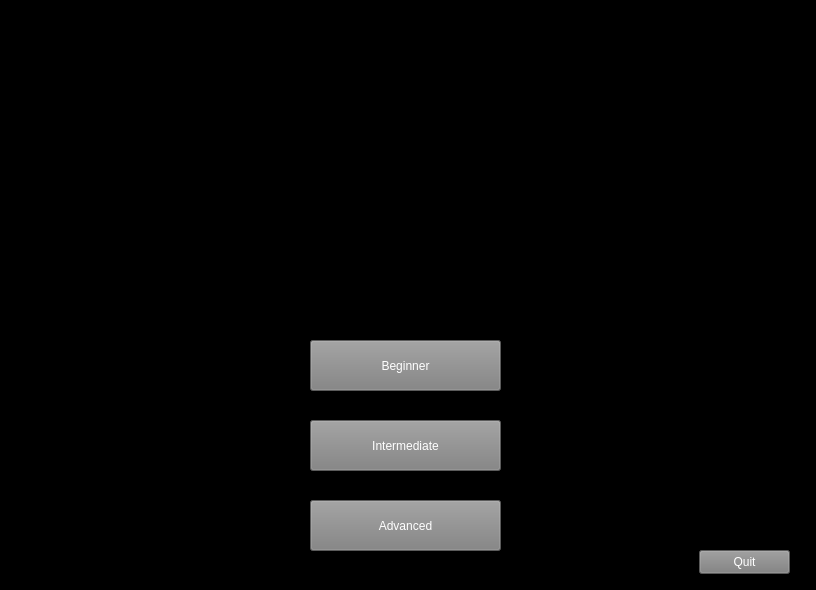
<?xml version="1.0" encoding="UTF-8"?>
<ui version="4.0">
 <class>MainWindow</class>
 <widget class="QMainWindow" name="MainWindow">
  <property name="geometry">
   <rect>
    <x>0</x>
    <y>0</y>
    <width>816</width>
    <height>590</height>
   </rect>
  </property>
  <property name="windowTitle">
   <string>MainWindow</string>
  </property>
  <property name="styleSheet">
   <string notr="true">QMainWindow
{
background-color:black;
}</string>
  </property>
  <widget class="QWidget" name="centralwidget">
   <widget class="QStackedWidget" name="stackedWidget">
    <property name="geometry">
     <rect>
      <x>0</x>
      <y>0</y>
      <width>801</width>
      <height>581</height>
     </rect>
    </property>
    <property name="styleSheet">
     <string notr="true">background-image: url(:/img/img/main.png);</string>
    </property>
    <property name="currentIndex">
     <number>1</number>
    </property>
    <widget class="QWidget" name="page">
     <widget class="QGroupBox" name="groupBox_BackGround">
      <property name="geometry">
       <rect>
        <x>0</x>
        <y>0</y>
        <width>800</width>
        <height>400</height>
       </rect>
      </property>
      <property name="title">
       <string/>
      </property>
     </widget>
    </widget>
    <widget class="QWidget" name="page_2">
     <widget class="QPushButton" name="btn_beg">
      <property name="geometry">
       <rect>
        <x>310</x>
        <y>340</y>
        <width>191</width>
        <height>51</height>
       </rect>
      </property>
      <property name="styleSheet">
       <string notr="true">QPushButton
{
background-color:gray;
color:white;
font: 25pt &quot;Fixedsys&quot;;
}

QPushButton:Hover
{
background-color:rgb(100, 100, 100);
color:white;
font: 25pt &quot;Fixedsys&quot;;
}

QPushButton:pressed
{
background-color:rgb(75, 75, 75);
color:white;
font: 25pt &quot;Fixedsys&quot;;
}</string>
      </property>
      <property name="text">
       <string>Beginner</string>
      </property>
     </widget>
     <widget class="QPushButton" name="btn_int">
      <property name="geometry">
       <rect>
        <x>310</x>
        <y>420</y>
        <width>191</width>
        <height>51</height>
       </rect>
      </property>
      <property name="styleSheet">
       <string notr="true">QPushButton
{
background-color:gray;
color:white;
font: 25pt &quot;Fixedsys&quot;;
}

QPushButton:Hover
{
background-color:rgb(100, 100, 100);
color:white;
font: 25pt &quot;Fixedsys&quot;;
}

QPushButton:pressed
{
background-color:rgb(75, 75, 75);
color:white;
font: 25pt &quot;Fixedsys&quot;;
}</string>
      </property>
      <property name="text">
       <string>Intermediate</string>
      </property>
     </widget>
     <widget class="QPushButton" name="btn_adv">
      <property name="geometry">
       <rect>
        <x>310</x>
        <y>500</y>
        <width>191</width>
        <height>51</height>
       </rect>
      </property>
      <property name="styleSheet">
       <string notr="true">QPushButton
{
background-color:gray;
color:white;
font: 25pt &quot;Fixedsys&quot;;
}

QPushButton:Hover
{
background-color:rgb(100, 100, 100);
color:white;
font: 25pt &quot;Fixedsys&quot;;
}

QPushButton:pressed
{
background-color:rgb(75, 75, 75);
color:white;
font: 25pt &quot;Fixedsys&quot;;
}</string>
      </property>
      <property name="text">
       <string>Advanced</string>
      </property>
     </widget>
     <widget class="QLabel" name="imageLabel">
      <property name="geometry">
       <rect>
        <x>-250</x>
        <y>-30</y>
        <width>1341</width>
        <height>361</height>
       </rect>
      </property>
      <property name="styleSheet">
       <string notr="true">image: url(:/img/img/logo.png);</string>
      </property>
      <property name="text">
       <string/>
      </property>
     </widget>
     <widget class="QPushButton" name="btn_quit">
      <property name="geometry">
       <rect>
        <x>699</x>
        <y>550</y>
        <width>91</width>
        <height>24</height>
       </rect>
      </property>
      <property name="styleSheet">
       <string notr="true">QPushButton
{
background-color:rgb(125, 125, 125);
color:white;
font: 15pt &quot;Fixedsys&quot;;
}

QPushButton:Hover
{
background-color:rgb(100, 100, 100);
color:white;
font: 15pt &quot;Fixedsys&quot;;
}

QPushButton:pressed
{
background-color:rgb(75, 75, 75);
color:white;
font: 15pt &quot;Fixedsys&quot;;
}</string>
      </property>
      <property name="text">
       <string>Quit</string>
      </property>
     </widget>
    </widget>
    <widget class="QWidget" name="page_3">
     <widget class="QLabel" name="label_2">
      <property name="geometry">
       <rect>
        <x>10</x>
        <y>10</y>
        <width>221</width>
        <height>16</height>
       </rect>
      </property>
      <property name="styleSheet">
       <string notr="true">QLabel
{
	color:white;
	font: 15pt &quot;Fixedsys&quot;;
}</string>
      </property>
      <property name="text">
       <string>Difficulty: Beginner</string>
      </property>
     </widget>
     <widget class="QLabel" name="scoreLabel_beg">
      <property name="geometry">
       <rect>
        <x>360</x>
        <y>10</y>
        <width>101</width>
        <height>16</height>
       </rect>
      </property>
      <property name="styleSheet">
       <string notr="true">QLabel
{
	color:white;
	font: 15pt &quot;Fixedsys&quot;;
}</string>
      </property>
      <property name="text">
       <string>Score:</string>
      </property>
     </widget>
     <widget class="QLabel" name="timer_beg">
      <property name="geometry">
       <rect>
        <x>690</x>
        <y>10</y>
        <width>101</width>
        <height>16</height>
       </rect>
      </property>
      <property name="styleSheet">
       <string notr="true">QLabel
{
	color:white;
	font: 15pt &quot;Fixedsys&quot;;
}</string>
      </property>
      <property name="text">
       <string>Time: 20 </string>
      </property>
     </widget>
     <widget class="QPushButton" name="back_beg">
      <property name="geometry">
       <rect>
        <x>10</x>
        <y>540</y>
        <width>80</width>
        <height>24</height>
       </rect>
      </property>
      <property name="styleSheet">
       <string notr="true">QPushButton
{
background-color:rgb(125, 125, 125);
color:white;
font: 15pt &quot;Fixedsys&quot;;
}

QPushButton:Hover
{
background-color:rgb(100, 100, 100);
color:white;
font: 15pt &quot;Fixedsys&quot;;
}

QPushButton:pressed
{
background-color:rgb(75, 75, 75);
color:white;
font: 15pt &quot;Fixedsys&quot;;
}</string>
      </property>
      <property name="text">
       <string>Back</string>
      </property>
     </widget>
     <widget class="QPushButton" name="btn1_beg">
      <property name="geometry">
       <rect>
        <x>50</x>
        <y>320</y>
        <width>151</width>
        <height>91</height>
       </rect>
      </property>
      <property name="styleSheet">
       <string notr="true">/* QLabel Styling */
QLabel {
    color: #4A4A4A; /* Dark Gray */
    font-size: 16px;
    font-weight: bold;
    font-family: &quot;Terminal&quot;
}

/* QPushButton Styling */
QPushButton {
    background-color: #B0B0B0; /* Medium Gray */
    color: white;
    border: none;
    padding: 8px 16px; /* Add some padding */
    font-size: 14px;
    font-family: &quot;Terminal&quot;
}

/* Hover Effect */
QPushButton:hover {
    background-color: #D0D0D0; /* Light Gray */
}

/* Pressed Effect */
QPushButton:pressed {
    background-color: #808080; /* Darker Gray */
}

</string>
      </property>
      <property name="text">
       <string>PushButton</string>
      </property>
     </widget>
     <widget class="QPushButton" name="btn2_beg">
      <property name="geometry">
       <rect>
        <x>310</x>
        <y>320</y>
        <width>161</width>
        <height>91</height>
       </rect>
      </property>
      <property name="styleSheet">
       <string notr="true">/* QLabel Styling */
QLabel {
    color: #4A4A4A; /* Dark Gray */
    font-size: 16px;
    font-weight: bold;
    font-family: &quot;Terminal&quot;
}

/* QPushButton Styling */
QPushButton {
    background-color: #B0B0B0; /* Medium Gray */
    color: white;
    border: none;
    border-radius: 12px; /* Rounded corners */
    padding: 8px 16px; /* Add some padding */
    font-size: 14px;
    font-family: &quot;Terminal&quot;
}

/* Hover Effect */
QPushButton:hover {
    background-color: #D0D0D0; /* Light Gray */
}

/* Pressed Effect */
QPushButton:pressed {
    background-color: #808080; /* Darker Gray */
}

/* QMainWindow Background */
QMainWindow {
    background-color: #F0F0F0; /* Very Light Gray */
}

/* Optional: Styling for QLineEdit */
QLineEdit {
    border: 2px solid #B0B0B0; /* Matches button color */
    border-radius: 8px;
    padding: 6px 10px;
    font-size: 14px;
    background-color: white;
}

/* Optional: Styling for QProgressBar */
QProgressBar {
    border: 2px solid #B0B0B0;
    border-radius: 8px;
    background-color: #E0E0E0; /* Light Gray */
    text-align: center;
    font-size: 14px;
}
QProgressBar::chunk {
    background-color: #808080; /* Dark Gray */
    border-radius: 8px;
}
</string>
      </property>
      <property name="text">
       <string>PushButton</string>
      </property>
     </widget>
     <widget class="QPushButton" name="btn3_beg">
      <property name="geometry">
       <rect>
        <x>570</x>
        <y>320</y>
        <width>171</width>
        <height>91</height>
       </rect>
      </property>
      <property name="styleSheet">
       <string notr="true">/* QLabel Styling */
QLabel {
    color: #4A4A4A; /* Dark Gray */
    font-size: 16px;
    font-weight: bold;
    font-family: &quot;Terminal&quot;
}

/* QPushButton Styling */
QPushButton {
    background-color: #B0B0B0; /* Medium Gray */
    color: white;
    border: none;
    border-radius: 12px; /* Rounded corners */
    padding: 8px 16px; /* Add some padding */
    font-size: 14px;
    font-family: &quot;Terminal&quot;
}

/* Hover Effect */
QPushButton:hover {
    background-color: #D0D0D0; /* Light Gray */
}

/* Pressed Effect */
QPushButton:pressed {
    background-color: #808080; /* Darker Gray */
}

/* QMainWindow Background */
QMainWindow {
    background-color: #F0F0F0; /* Very Light Gray */
}

/* Optional: Styling for QLineEdit */
QLineEdit {
    border: 2px solid #B0B0B0; /* Matches button color */
    border-radius: 8px;
    padding: 6px 10px;
    font-size: 14px;
    background-color: white;
}

/* Optional: Styling for QProgressBar */
QProgressBar {
    border: 2px solid #B0B0B0;
    border-radius: 8px;
    background-color: #E0E0E0; /* Light Gray */
    text-align: center;
    font-size: 14px;
}
QProgressBar::chunk {
    background-color: #808080; /* Dark Gray */
    border-radius: 8px;
}
</string>
      </property>
      <property name="text">
       <string>PushButton</string>
      </property>
     </widget>
     <widget class="QLabel" name="questionLabel_beg">
      <property name="geometry">
       <rect>
        <x>50</x>
        <y>130</y>
        <width>691</width>
        <height>71</height>
       </rect>
      </property>
      <property name="text">
       <string>TextLabel</string>
      </property>
     </widget>
     <widget class="QLabel" name="label">
      <property name="geometry">
       <rect>
        <x>580</x>
        <y>480</y>
        <width>291</width>
        <height>121</height>
       </rect>
      </property>
      <property name="styleSheet">
       <string notr="true">image: url(:/img/img/logo2.png);</string>
      </property>
      <property name="text">
       <string/>
      </property>
     </widget>
    </widget>
    <widget class="QWidget" name="page_4">
     <widget class="QLabel" name="label_3">
      <property name="geometry">
       <rect>
        <x>10</x>
        <y>10</y>
        <width>321</width>
        <height>16</height>
       </rect>
      </property>
      <property name="styleSheet">
       <string notr="true">QLabel
{
	color:white;
	font: 15pt &quot;Fixedsys&quot;;
}</string>
      </property>
      <property name="text">
       <string>Difficulty: Intermediate</string>
      </property>
     </widget>
     <widget class="QLabel" name="scoreLabel_int">
      <property name="geometry">
       <rect>
        <x>360</x>
        <y>10</y>
        <width>101</width>
        <height>16</height>
       </rect>
      </property>
      <property name="styleSheet">
       <string notr="true">QLabel
{
	color:white;
	font: 15pt &quot;Fixedsys&quot;;
}</string>
      </property>
      <property name="text">
       <string>Score:</string>
      </property>
     </widget>
     <widget class="QPushButton" name="back_int">
      <property name="geometry">
       <rect>
        <x>10</x>
        <y>540</y>
        <width>80</width>
        <height>24</height>
       </rect>
      </property>
      <property name="styleSheet">
       <string notr="true">QPushButton
{
background-color:rgb(125, 125, 125);
color:white;
font: 15pt &quot;Fixedsys&quot;;
}

QPushButton:Hover
{
background-color:rgb(100, 100, 100);
color:white;
font: 15pt &quot;Fixedsys&quot;;
}

QPushButton:pressed
{
background-color:rgb(75, 75, 75);
color:white;
font: 15pt &quot;Fixedsys&quot;;
}</string>
      </property>
      <property name="text">
       <string>Back</string>
      </property>
     </widget>
     <widget class="QLabel" name="timer_beg_2">
      <property name="geometry">
       <rect>
        <x>690</x>
        <y>10</y>
        <width>121</width>
        <height>16</height>
       </rect>
      </property>
      <property name="styleSheet">
       <string notr="true">QLabel
{
	color:white;
	font: 15pt &quot;Fixedsys&quot;;
}</string>
      </property>
      <property name="text">
       <string>Time: 20 </string>
      </property>
     </widget>
     <widget class="QPushButton" name="btn1_int">
      <property name="geometry">
       <rect>
        <x>50</x>
        <y>320</y>
        <width>151</width>
        <height>91</height>
       </rect>
      </property>
      <property name="text">
       <string>PushButton</string>
      </property>
     </widget>
     <widget class="QPushButton" name="btn2_int">
      <property name="geometry">
       <rect>
        <x>310</x>
        <y>320</y>
        <width>161</width>
        <height>91</height>
       </rect>
      </property>
      <property name="text">
       <string>PushButton</string>
      </property>
     </widget>
     <widget class="QPushButton" name="btn3_int">
      <property name="geometry">
       <rect>
        <x>570</x>
        <y>320</y>
        <width>171</width>
        <height>91</height>
       </rect>
      </property>
      <property name="text">
       <string>PushButton</string>
      </property>
     </widget>
     <widget class="QLabel" name="questionLabel_int">
      <property name="geometry">
       <rect>
        <x>50</x>
        <y>130</y>
        <width>691</width>
        <height>71</height>
       </rect>
      </property>
      <property name="text">
       <string>TextLabel</string>
      </property>
     </widget>
     <widget class="QLabel" name="label_5">
      <property name="geometry">
       <rect>
        <x>580</x>
        <y>480</y>
        <width>291</width>
        <height>121</height>
       </rect>
      </property>
      <property name="styleSheet">
       <string notr="true">image: url(:/img/img/logo2.png);</string>
      </property>
      <property name="text">
       <string/>
      </property>
     </widget>
    </widget>
    <widget class="QWidget" name="page_5">
     <widget class="QLabel" name="label_4">
      <property name="geometry">
       <rect>
        <x>10</x>
        <y>10</y>
        <width>241</width>
        <height>16</height>
       </rect>
      </property>
      <property name="styleSheet">
       <string notr="true">QLabel
{
	color:white;
	font: 15pt &quot;Fixedsys&quot;;
}</string>
      </property>
      <property name="text">
       <string>Difficulty: Advanced</string>
      </property>
     </widget>
     <widget class="QLabel" name="scoreLabel_adv">
      <property name="geometry">
       <rect>
        <x>360</x>
        <y>10</y>
        <width>101</width>
        <height>16</height>
       </rect>
      </property>
      <property name="styleSheet">
       <string notr="true">QLabel
{
	color:white;
	font: 15pt &quot;Fixedsys&quot;;
}</string>
      </property>
      <property name="text">
       <string>Score:</string>
      </property>
     </widget>
     <widget class="QPushButton" name="back_adv">
      <property name="geometry">
       <rect>
        <x>10</x>
        <y>540</y>
        <width>80</width>
        <height>24</height>
       </rect>
      </property>
      <property name="styleSheet">
       <string notr="true">QPushButton
{
background-color:rgb(125, 125, 125);
color:white;
font: 15pt &quot;Fixedsys&quot;;
}

QPushButton:Hover
{
background-color:rgb(100, 100, 100);
color:white;
font: 15pt &quot;Fixedsys&quot;;
}

QPushButton:pressed
{
background-color:rgb(75, 75, 75);
color:white;
font: 15pt &quot;Fixedsys&quot;;
}</string>
      </property>
      <property name="text">
       <string>Back</string>
      </property>
     </widget>
     <widget class="QLabel" name="timer_beg_3">
      <property name="geometry">
       <rect>
        <x>690</x>
        <y>10</y>
        <width>111</width>
        <height>16</height>
       </rect>
      </property>
      <property name="styleSheet">
       <string notr="true">QLabel
{
	color:white;
	font: 15pt &quot;Fixedsys&quot;;
}</string>
      </property>
      <property name="text">
       <string>Time: 20 </string>
      </property>
     </widget>
     <widget class="QPushButton" name="btn1_adv">
      <property name="geometry">
       <rect>
        <x>50</x>
        <y>320</y>
        <width>151</width>
        <height>91</height>
       </rect>
      </property>
      <property name="text">
       <string>PushButton</string>
      </property>
     </widget>
     <widget class="QPushButton" name="btn2_adv">
      <property name="geometry">
       <rect>
        <x>310</x>
        <y>320</y>
        <width>161</width>
        <height>91</height>
       </rect>
      </property>
      <property name="text">
       <string>PushButton</string>
      </property>
     </widget>
     <widget class="QPushButton" name="btn3_adv">
      <property name="geometry">
       <rect>
        <x>570</x>
        <y>320</y>
        <width>171</width>
        <height>91</height>
       </rect>
      </property>
      <property name="text">
       <string>PushButton</string>
      </property>
     </widget>
     <widget class="QLabel" name="questionLabel_adv">
      <property name="geometry">
       <rect>
        <x>50</x>
        <y>130</y>
        <width>691</width>
        <height>71</height>
       </rect>
      </property>
      <property name="text">
       <string>TextLabel</string>
      </property>
     </widget>
     <widget class="QLabel" name="label_6">
      <property name="geometry">
       <rect>
        <x>580</x>
        <y>480</y>
        <width>291</width>
        <height>121</height>
       </rect>
      </property>
      <property name="styleSheet">
       <string notr="true">image: url(:/img/img/logo2.png);</string>
      </property>
      <property name="text">
       <string/>
      </property>
     </widget>
    </widget>
   </widget>
  </widget>
 </widget>
 <resources/>
 <connections/>
</ui>
